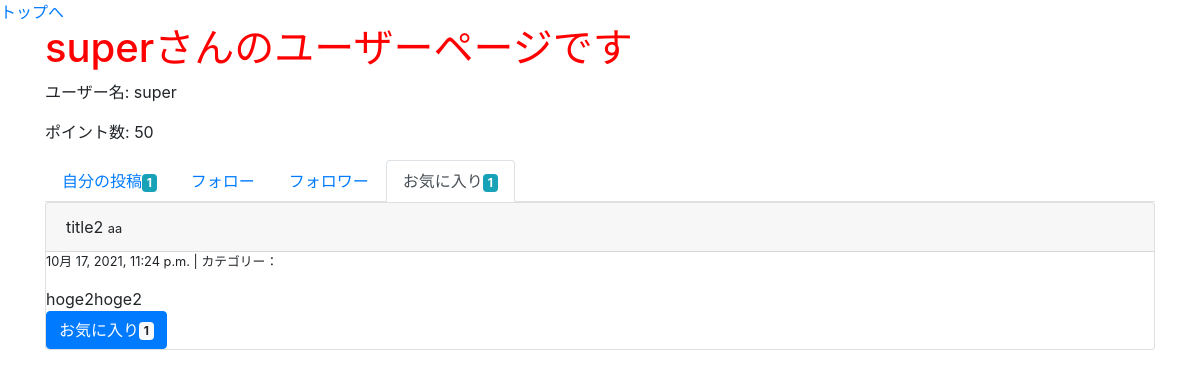
Before: /user/1/favo with the older database file.
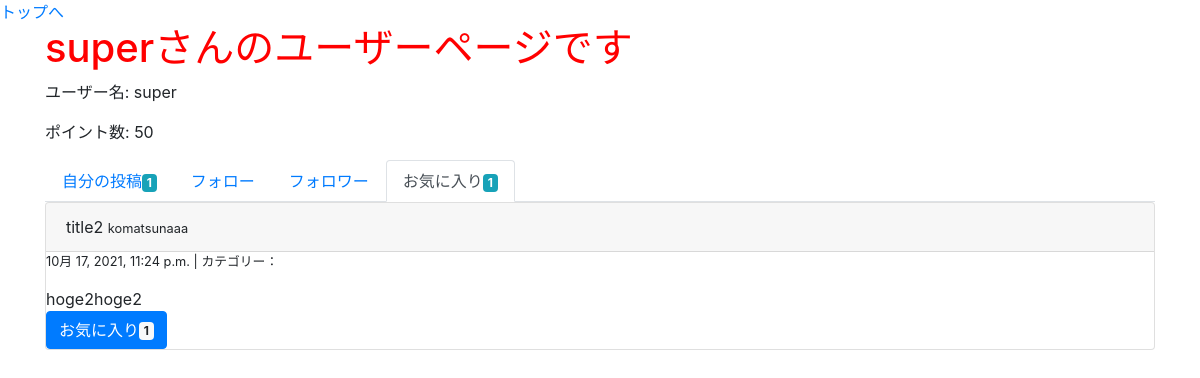
After: the same page with the newer database file.
### groomings/models.py (models this page shows, shortened)
class Date(models.Model):
    created_at = models.DateTimeField(default=now)
    class Meta:
        abstract = True

class Post(Date):
    title = models.CharField(max_length=30, null=True, blank=True)
    image = models.FileField(upload_to='post_image/', null=True)
    text = models.TextField(null=True, blank=True)
    user = models.ForeignKey(
        'User', on_delete=models.CASCADE, related_name="user_post"
    )
    favorite = models.ManyToManyField(User, related_name="user_favo_post")
    category = models.CharField(max_length=15, default='カテゴリーなし')
    class Meta:
        db_table = 'post'

class User(AbstractBaseUser, PermissionsMixin):
    username = models.CharField(max_length=150)
    email = models.EmailField(max_length=255, unique=True)
    point = models.IntegerField(default=50)
    is_active = models.BooleanField(default=True)
    is_staff = models.BooleanField(default=False) # 管理画面にログインできるかどうか
    USERNAME_FIELD = 'email' # このテーブルのレコードを一意に識別
    REQUIRED_FIELDS = ['username'] # スーパーユーザー作成時に入力する(emailとパスワードは必須だからそれ以外で)
    objects = UserManager()

### groomings/views.py (the view)
# urls.py: path(r'user/<int:user_id>/favo', views.user_favo, name='user_favo'), # ユーザーのお気に入り投稿ページ
def user_favo(request, user_id):
    user = User.objects.get(pk=user_id)
    favo_posts = user.user_favo_post.all()
    posts_count = user.user_post.all().count()
    favo_count = favo_posts.count()
    return render(request, 'groomings/user_favo.html', context={"user": user, 'favo_posts': favo_posts, "posts_count": posts_count, "favo_count": favo_count})

### groomings/templatetags/tag_event.py (called while the page is built)
@register.filter(name="count_favo")
def count_favo(post):
    return post.favorite.all().count()

### groomings/templates/groomings/user_favo.html (shortened to what this page needs)
{% extends "groomings/_user.html" %}
{% load tag_event %}
{% block posts %}
    <ul class="nav nav-tabs">
        <li class="nav-item"><a href="{% url 'groomings:user' user.id %}" class="nav-link">自分の投稿<span class="badge badge-info">{{ posts_count }}</span></a></li>
        <li class="nav-item"><a href="#" class="nav-link">フォロー</a></li>
        <li class="nav-item"><a href="#" class="nav-link">フォロワー</a></li>
        <li class="nav-item"><a href="{% url 'groomings:user_favo' user.id %}" class="nav-link active">お気に入り<span class="badge badge-info">{{ favo_count }}</span></a></li>
      </ul>
    {% for favo_post in favo_posts %}
      <div class="post card">
        <div class="card-header">
          {{ favo_post.title }}
          <small>{{ favo_post.user.username }}</small>
        </div>
        <div class="body">
          <p class="small">{{ favo_post.created_at }} | カテゴリー：{{ post.category }}</p>
          <span>{{ favo_post.text }}</span><br>
          <button class="btn btn-primary">お気に入り<span class="badge badge-light">{{ favo_post | count_favo }}</span></button>
        </div>
      </div>
    {% endfor %}
{% endblock %}

Changed rows visible on the page:
changed through a linked row, Post "title2": user.username "aa" → "komatsunaaa"
